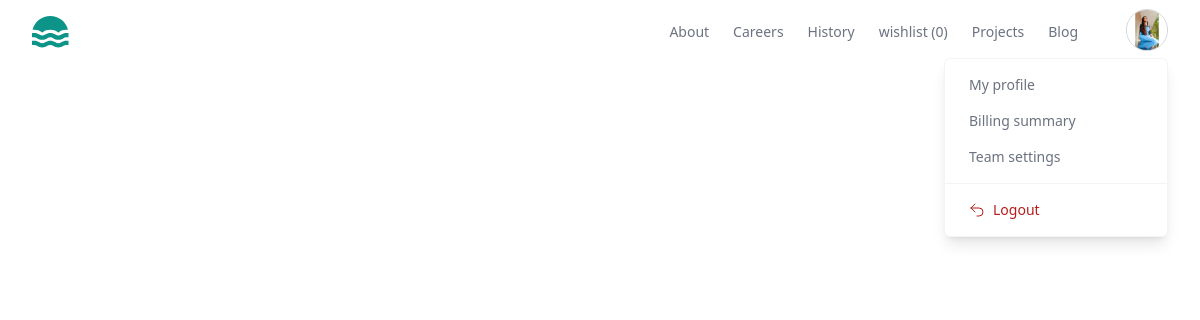
The app's page /index/ (signed in), older data.
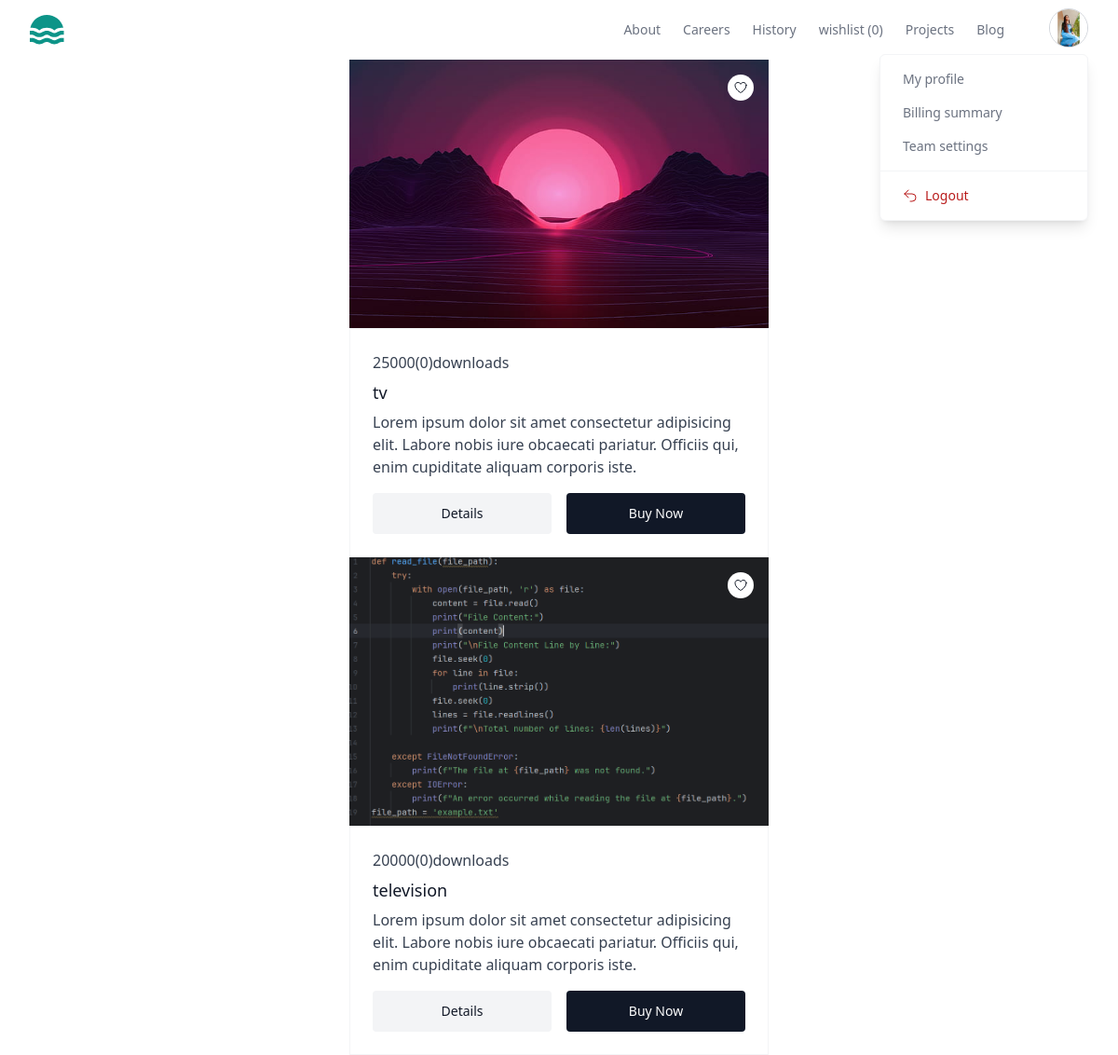
The same page, newer data.
### store/models.py (models this page shows, shortened)
class BaseModel(models.Model):
    created_date=models.DateTimeField(auto_now_add=True)
    updated_date=models.DateTimeField(auto_now=True)
    is_active=models.BooleanField(default=True)

class UserProfile(BaseModel):
    bio=models.CharField(max_length=200,null=True)
    profile_picture=models.ImageField(upload_to="profilepictures",null=True,blank=True,default="profilepictures/default.jpg")
    phone=models.CharField(max_length=200,null=True)
    owner=models.OneToOneField(User,on_delete=models.CASCADE,related_name="profile")

class Project(BaseModel):
    title=models.CharField(max_length=200)
    description=models.TextField()
    preview_image=models.ImageField(upload_to="previewimages",null=True,blank=True)
    price=models.PositiveIntegerField()
    developer=models.ForeignKey(User,on_delete=models.CASCADE)
    files=models.FileField(upload_to="projects",null=True,blank=True)
    tag_objects=models.ManyToManyField(Tag,null=True)
    thumbnail=EmbedVideoField()
    @property
    def downloads(self):
        return WishListItem.objects.filter(project_object=self,is_order_placed=True).count()

### store/views.py (the view)
# urls.py: path('index/',views.Indexview.as_view(),name="index"),
@method_decorator(decs,name="dispatch")
class Indexview(TemplateView):
    template_name="index.html"
    def get(self,request,*args,**kwargs):
        qs=Project.objects.all().exclude(developer=request.user)
        return render(request,self.template_name,{"data":qs})

### store/context_proccessors.py (called while the page is built)
def wishlist_item_count(request):
    count=0
    if request.user.is_authenticated:
        count=request.user.basket.basket_item.filter(is_order_placed=False).count()
    return{"cartitem_count":count}

### store/templates/index.html (shortened to what this page needs)
{%extends 'base.html'%}
{%block main_block%}
{%for p in data%}
<div class="w-3/4 mx-auto">
<div class="w-1/2 mx-auto">
    <a href="#" class="group relative block overflow-hidden">
      <form action="{%url 'wishlist' p.id%}" >
        <button
          class="absolute end-4 top-4 z-10 rounded-full bg-white p-1.5 text-gray-900 transition hover:text-gray-900/75"
        >
        </button>
      </form>
        <img
          src="{{p.preview_image.url}}"
          alt=""
          class="h-64 w-full object-cover transition duration-500 group-hover:scale-105 sm:h-72"
        />
        <div class="relative border border-gray-100 bg-white p-6">
          <p class="text-gray-700">
            {{p.price}}({{p.downloads}})downloads
          </p>
          <h3 class="mt-1.5 text-lg font-medium text-gray-900">{{p.title}}</h3>
          <p class="mt-1.5 line-clamp-3 text-gray-700">
            Lorem ipsum dolor sit amet consectetur adipisicing elit. Labore nobis iure obcaecati pariatur.
            Officiis qui, enim cupiditate aliquam corporis iste.
          </p>
          <form class="mt-4 flex gap-4 " action="{%url 'project-detail' p.id%}">
            <button
              class="block w-full rounded bg-gray-100 px-4 py-3 text-sm font-medium text-gray-900 transition hover:scale-105"
            >
              Details
            </button>
            <button
              type="button"
              class="block w-full rounded bg-gray-900 px-4 py-3 text-sm font-medium text-white transition hover:scale-105"
            >
              Buy Now
            </button>
          </form>
        </div>
      </a>
</div>
</div>
{%endfor%}
{%endblock%}

### store/templates/base.html (shortened to what this page needs)
<!DOCTYPE html>
<html lang="en">
<head>
    <script src="https://cdn.tailwindcss.com"></script>
</head>
<body>
    <header class="bg-white">
        <div class="mx-auto max-w-screen-xl px-4 sm:px-6 lg:px-8">
          <div class="flex h-16 items-center justify-between">
            <div class="flex-1 md:flex md:items-center md:gap-12">
              <a class="block text-teal-600" href="#">
              </a>
            </div>
            <div class="md:flex md:items-center md:gap-12">
              <nav aria-label="Global" class="hidden md:block">
                <ul class="flex items-center gap-6 text-sm">
                  <li>
                    <a class="text-gray-500 transition hover:text-gray-500/75" href="#"> About </a>
                  </li>
                  <li>
                    <a class="text-gray-500 transition hover:text-gray-500/75" href="#"> Careers </a>
                  </li>
                  <li>
                    <a class="text-gray-500 transition hover:text-gray-500/75" href="#"> History </a>
                  </li>
                  <li>
                    <a class="text-gray-500 transition hover:text-gray-500/75" href="{%url 'mywish'%}"> wishlist ({{cartitem_count}})</a>
                  </li>
                  <li>
                    <a class="text-gray-500 transition hover:text-gray-500/75" href="{%url 'my-work'%}"> Projects </a>
                  </li>
                  <li>
                    <a class="text-gray-500 transition hover:text-gray-500/75" href="#"> Blog </a>
                  </li>
                </ul>
              </nav>
              <div class="hidden md:relative md:block">
                <button
                  type="button"
                  class="overflow-hidden rounded-full border border-gray-300 shadow-inner"
                >
                  <img
                    src="{{request.user.profile.profile_picture.url}}"
                    alt=""
                    class="size-10 object-cover"
                  />
                </button>
                <div
                  class="absolute end-0 z-10 mt-0.5 w-56 divide-y divide-gray-100 rounded-md border border-gray-100 bg-white shadow-lg"
                  role="menu"
                >
                  <div class="p-2">
                    <a
                      href="{%url 'profile-edit'%}"
                      class="block rounded-lg px-4 py-2 text-sm text-gray-500 hover:bg-gray-50 hover:text-gray-700"
                      role="menuitem"
                    >
                      My profile
                    </a>
                    <a
                      href="#"
                      class="block rounded-lg px-4 py-2 text-sm text-gray-500 hover:bg-gray-50 hover:text-gray-700"
                      role="menuitem"
                    >
                      Billing summary
                    </a>
                    <a
                      href="#"
                      class="block rounded-lg px-4 py-2 text-sm text-gray-500 hover:bg-gray-50 hover:text-gray-700"
                      role="menuitem"
                    >
                      Team settings
                    </a>
                  </div>
                  <div class="p-2">
                    <form method="POST" action="#">
                      <button
                        type="submit"
                        class="flex w-full items-center gap-2 rounded-lg px-4 py-2 text-sm text-red-700 hover:bg-red-50"
                        role="menuitem"
                      >
                        <svg
                          xmlns="http://www.w3.org/2000/svg"
                          fill="none"
                          viewBox="0 0 24 24"
                          stroke-width="1.5"
                          stroke="currentColor"
                          class="size-4"
                        >
                          <path
                            stroke-linecap="round"
                            stroke-linejoin="round"
                            d="M9 15 3 9m0 0 6-6M3 9h12a6 6 0 0 1 0 12h-3"
                          />
                        </svg>
                        Logout
                      </button>
                    </form>
                  </div>
                </div>
              </div>
            </div>
          </div>
        </div>
      </header>
     {%block main_block%}
     {%endblock%}
</body>
</html>

Row changes from the older to the newer data that the page shows:
added Project: preview_image (picture), price "25000", downloads "0", title "tv"
added Project: preview_image (picture), price "20000", downloads "0", title "television"
